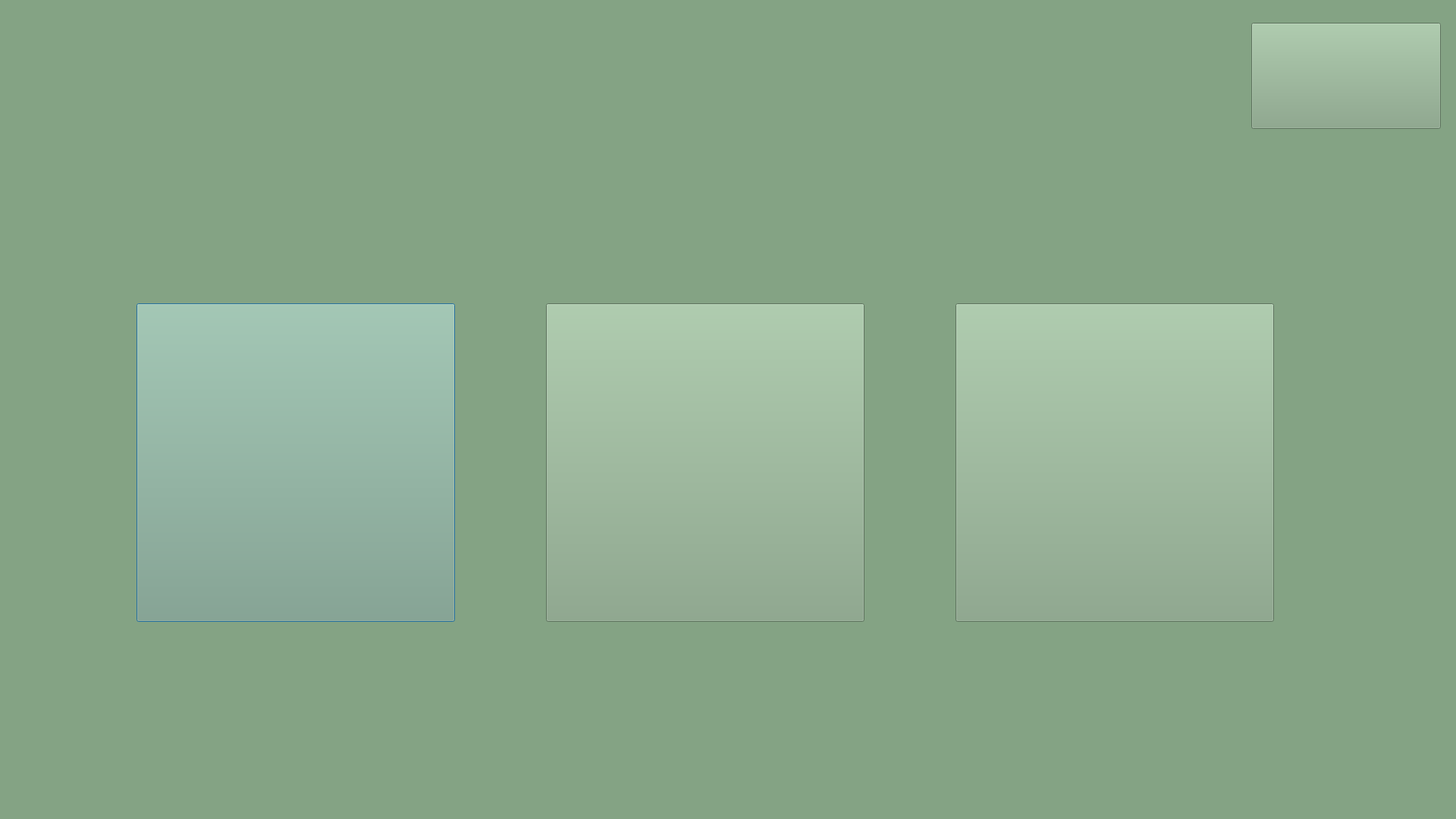
<?xml version="1.0" encoding="UTF-8"?>
<ui version="4.0">
 <class>UI_smash</class>
 <widget class="QDialog" name="UI_smash">
  <property name="geometry">
   <rect>
    <x>0</x>
    <y>0</y>
    <width>1920</width>
    <height>1080</height>
   </rect>
  </property>
  <property name="windowTitle">
   <string>Dialog</string>
  </property>
  <property name="styleSheet">
   <string notr="true">background-color: rgb(132, 163, 132);</string>
  </property>
  <widget class="QPushButton" name="step1_Button">
   <property name="geometry">
    <rect>
     <x>180</x>
     <y>400</y>
     <width>420</width>
     <height>420</height>
    </rect>
   </property>
   <property name="styleSheet">
    <string notr="true">border-image: url(:/assets/smash_step1.png);</string>
   </property>
   <property name="text">
    <string/>
   </property>
  </widget>
  <widget class="QPushButton" name="step2_Button">
   <property name="geometry">
    <rect>
     <x>720</x>
     <y>400</y>
     <width>420</width>
     <height>420</height>
    </rect>
   </property>
   <property name="styleSheet">
    <string notr="true">border-image: url(:/assets/smash_step2.png);</string>
   </property>
   <property name="text">
    <string/>
   </property>
  </widget>
  <widget class="QPushButton" name="step3_Button">
   <property name="geometry">
    <rect>
     <x>1260</x>
     <y>400</y>
     <width>420</width>
     <height>420</height>
    </rect>
   </property>
   <property name="styleSheet">
    <string notr="true">border-image: url(:/assets/smash_step3.png);</string>
   </property>
   <property name="text">
    <string/>
   </property>
  </widget>
  <widget class="QPushButton" name="backButton">
   <property name="geometry">
    <rect>
     <x>1650</x>
     <y>30</y>
     <width>250</width>
     <height>140</height>
    </rect>
   </property>
   <property name="styleSheet">
    <string notr="true">border-image: url(:/assets/back_button.png);</string>
   </property>
   <property name="text">
    <string/>
   </property>
  </widget>
 </widget>
 <resources>
  <include location="picture.qrc"/>
 </resources>
 <connections/>
</ui>
